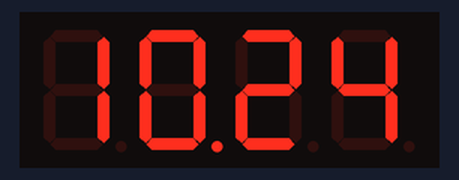
Simulated run of this program. Board: Raspberry Pi (BCM pin numbers). Shown: 4-digit seven-segment display. The clock reads 2024-03-15 10:24:30 at power-on unless the program sets it; the segment pins are drawn as the display they are named for.

Above: at 0.1 s.

The program:

time_4digit_seven_segment.py
```python
# code modified, tweaked and tailored from code by bertwert
# code mdodified again for common anode
# on RPi forum thread topic 91796
import RPi.GPIO as GPIO
import time
GPIO.setmode(GPIO.BCM)

# GPIO ports for the 7seg pins
segments =  (11,4,23,8,7,10,18,25)
# 7seg_segment_pins (11,7,4,2,1,10,5,3) +  100R inline

for segment in segments:
    GPIO.setup(segment, GPIO.OUT)
    GPIO.output(segment, 0)

# GPIO ports for the digit 0-3 pins
digits = (22,27,17,24)
# 7seg_digit_pins (12,9,8,6) digits 0-3 respectively

for digit in digits:
    GPIO.setup(digit, GPIO.OUT)
    GPIO.output(digit, 1)

num = {' ':(1,1,1,1,1,1,1),
    '0':(0,0,0,0,0,0,1),
    '1':(1,0,0,1,1,1,1),
    '2':(0,0,1,0,0,1,0),
    '3':(0,0,0,0,1,1,0),
    '4':(1,0,0,1,1,0,0),
    '5':(0,1,0,0,1,0,0),
    '6':(0,1,0,0,0,0,0),
    '7':(0,0,0,1,1,1,1),
    '8':(0,0,0,0,0,0,0),
    '9':(0,0,0,0,1,0,0)}

try:
    while True:
        n = time.ctime()[11:13]+time.ctime()[14:16]
        s = str(n).rjust(4)
        for digit in range(4):
            for loop in range(0,7):
                GPIO.output(segments[loop], num[s[digit]][loop])
                if (int(time.ctime()[18:19])%2 == 0) and (digit == 1):
                    GPIO.output(25, 0)
                else:
                    GPIO.output(25, 1)
            GPIO.output(digits[digit], 1)
            time.sleep(0.001)
            GPIO.output(digits[digit], 0)
finally:
    GPIO.cleanup()
```
